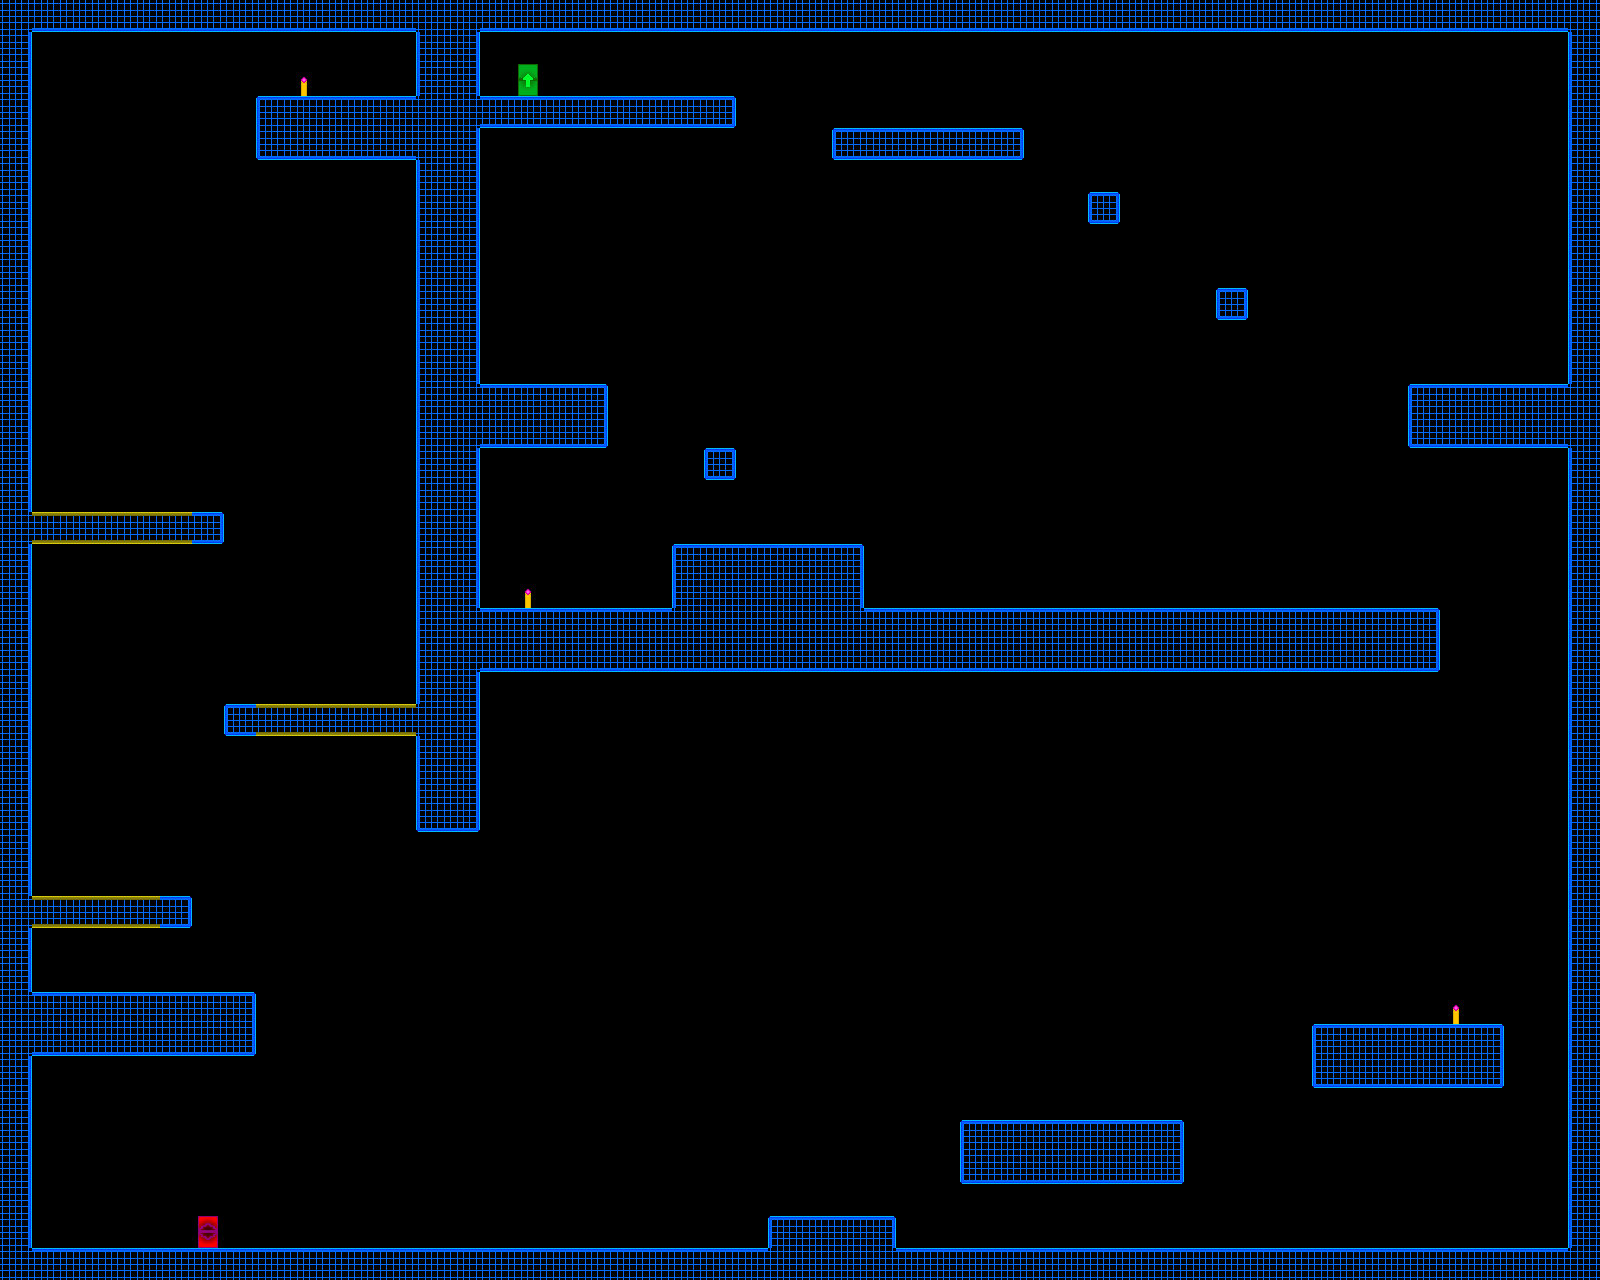

Below is a game level as drawn by its tile map, then a one-line description and the .tmx that defines it (tile-layer data replaced by summaries):
An orthogonal 50x40 tile map with 32x32 px tiles, 1 tile layer (Livello tile 1) and 36 objects.

<map version="1.0" orientation="orthogonal" renderorder="right-down" width="50" height="40" tilewidth="32" tileheight="32" nextobjectid="45">
 <tileset firstgid="1" name="Tile" tilewidth="32" tileheight="32" tilecount="117">
  <image source="resources/tiles/TestTile.png" width="416" height="288" />
 </tileset>
 <layer name="Livello tile 1" width="50" height="40">
  <data>[2000 cells, 409 non-empty, 17 distinct tile ids]</data>
 </layer>
 <objectgroup name="Triggers" visible="0">
  <object id="1" x="192" y="1216" width="32" height="32">
   <properties>
    <property name="playerEntrance" value="" />
   </properties>
  </object>
  <object id="2" x="32" y="1248" width="1536" height="32">
   <properties>
    <property name="blocker" value="t" />
   </properties>
  </object>
  <object id="3" x="768" y="1216" width="128" height="32">
   <properties>
    <property name="blocker" value="tlr" />
   </properties>
  </object>
  <object id="4" x="960" y="1120" width="224" height="64">
   <properties>
    <property name="blocker" value="tblr" />
   </properties>
  </object>
  <object id="5" x="1312" y="1024" width="192" height="64">
   <properties>
    <property name="blocker" value="tblr" />
   </properties>
  </object>
  <object id="6" x="1088" y="192" width="32" height="32">
   <properties>
    <property name="blocker" value="tblr" />
   </properties>
  </object>
  <object id="7" x="1216" y="288" width="32" height="32">
   <properties>
    <property name="blocker" value="tblr" />
   </properties>
  </object>
  <object id="9" x="832" y="128" width="192" height="32">
   <properties>
    <property name="blocker" value="tblr" />
   </properties>
  </object>
  <object id="10" x="0" y="0" width="32" height="1280">
   <properties>
    <property name="blocker" value="r" />
   </properties>
  </object>
  <object id="11" x="1568" y="0" width="32" height="1280">
   <properties>
    <property name="blocker" value="l" />
   </properties>
  </object>
  <object id="12" x="32" y="0" width="1536" height="32">
   <properties>
    <property name="blocker" value="b" />
   </properties>
  </object>
  <object id="13" x="416" y="32" width="64" height="800">
   <properties>
    <property name="blocker" value="blr" />
   </properties>
  </object>
  <object id="14" x="224" y="704" width="32" height="32">
   <properties>
    <property name="blocker" value="tbl" />
   </properties>
  </object>
  <object id="15" x="192" y="512" width="32" height="32">
   <properties>
    <property name="blocker" value="tbr" />
   </properties>
  </object>
  <object id="16" x="160" y="896" width="32" height="32">
   <properties>
    <property name="blocker" value="tbr" />
   </properties>
  </object>
  <object id="17" x="480" y="96" width="256" height="32">
   <properties>
    <property name="blocker" value="tbr" />
   </properties>
  </object>
  <object id="18" x="1408" y="384" width="160" height="64">
   <properties>
    <property name="PlatReverse" value="" />
    <property name="blocker" value="tbl" />
   </properties>
  </object>
  <object id="19" x="480" y="384" width="128" height="64">
   <properties>
    <property name="PlatReverse" value="" />
    <property name="blocker" value="tbr" />
   </properties>
  </object>
  <object id="20" x="480" y="608" width="960" height="64">
   <properties>
    <property name="blocker" value="tbr" />
   </properties>
  </object>
  <object id="21" x="672" y="544" width="192" height="64">
   <properties>
    <property name="blocker" value="tlr" />
   </properties>
  </object>
  <object id="22" x="256" y="96" width="160" height="64">
   <properties>
    <property name="blocker" value="tbl" />
   </properties>
  </object>
  <object id="23" x="32" y="992" width="224" height="64">
   <properties>
    <property name="PlatReverse" value="" />
    <property name="blocker" value="tbr" />
   </properties>
  </object>
  <object id="24" x="704" y="448" width="32" height="32">
   <properties>
    <property name="blocker" value="tblr" />
   </properties>
  </object>
  <object id="26" x="1152" y="1024" width="32" height="32">
   <properties>
    <property name="PlatSize" value="4" />
    <property name="PlatSpeed" value="200" />
    <property name="Platform" value="h" />
    <property name="id" value="1" />
   </properties>
  </object>
  <object id="28" x="1440" y="992" width="32" height="32">
   <properties>
    <property name="button" value="1" />
   </properties>
  </object>
  <object id="30" x="32" y="896" width="128" height="32">
   <properties>
    <property name="bouncy" value="tb" />
    <property name="power" value="1000" />
   </properties>
  </object>
  <object id="31" x="256" y="704" width="160" height="32">
   <properties>
    <property name="bouncy" value="tb" />
    <property name="power" value="1000" />
   </properties>
  </object>
  <object id="32" x="32" y="512" width="160" height="32">
   <properties>
    <property name="bouncy" value="tb" />
    <property name="power" value="1300" />
   </properties>
  </object>
  <object id="33" x="512" y="64" width="32" height="32">
   <properties>
    <property name="playerExit" value="" />
   </properties>
  </object>
  <object id="34" x="288" y="64" width="32" height="32">
   <properties>
    <property name="button" value="2" />
   </properties>
  </object>
  <object id="36" x="1504" y="1024" width="32" height="32">
   <properties>
    <property name="PlatSize" value="2" />
    <property name="PlatSpeed" value="200" />
    <property name="Platform" value="v" />
    <property name="id" value="2" />
   </properties>
  </object>
  <object id="37" x="1536" y="576" width="32" height="32">
   <properties>
    <property name="PlatReverse" value="" />
   </properties>
  </object>
  <object id="39" x="1536" y="1056" width="32" height="32">
   <properties>
    <property name="PlatReverse" value="" />
   </properties>
  </object>
  <object id="40" x="512" y="576" width="32" height="32">
   <properties>
    <property name="button" value="3" />
   </properties>
  </object>
  <object id="42" x="608" y="384" width="32" height="32">
   <properties>
    <property name="PlatSize" value="4" />
    <property name="PlatSpeed" value="200" />
    <property name="Platform" value="h" />
    <property name="id" value="3" />
   </properties>
  </object>
  <object id="43" x="1312" y="1024" width="64" height="32">
   <properties>
    <property name="PlatReverse" value="" />
   </properties>
  </object>
 </objectgroup>
</map>
